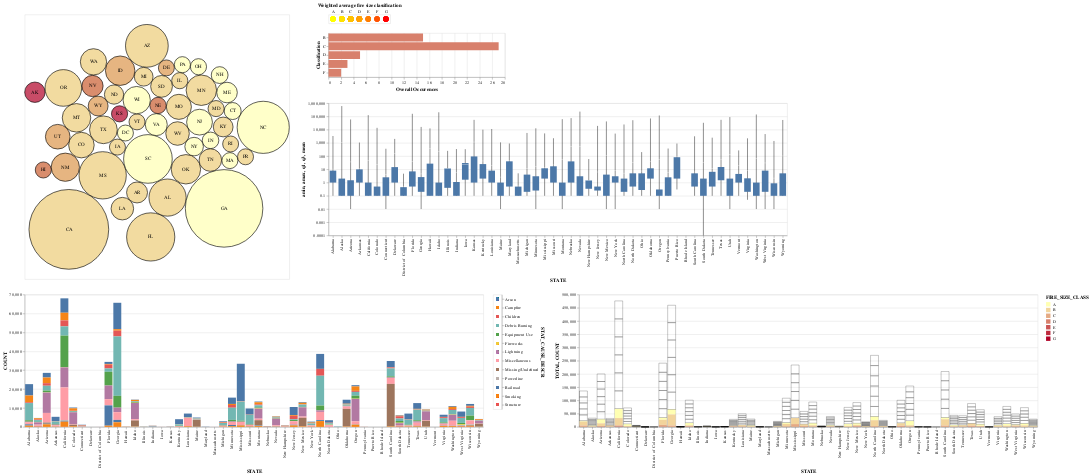

This figure's notebook cell:
### Code cell
color_range = "#ffffb2", "#b10026"
mid_color = interpolate_hex_codes(color_range[0], color_range[1], 0.5)

"""
Definition for Altair Representation of Area Schematized Cartogram
"""

decade_radio = alt.binding_radio(options=decades)
decade_select = alt.selection_single(fields=['DECADE'], bind=decade_radio, name="Decade Select", init={'DECADE': decades[0]})

state_selector = alt.selection_multi(fields=['STATE'])

""" CREATE AREA CARTOGRAM """

base = alt.Chart(working_data).encode(
  x = alt.X('CIRCLE_X', scale = alt.Scale(domain=[-1, 1]), axis=None),
  y = alt.Y('CIRCLE_Y', scale = alt.Scale(domain=[-1, 1]), axis=None),
).transform_filter(
    decade_select
)

tooltips = [
            alt.Tooltip('STATE', title="State"),
            alt.Tooltip('ABBV', title="Code"),
            alt.Tooltip('STATE_DECADE_FREQUENCY', title="Frequency"),
            alt.Tooltip('CATAGORY_LETTER', title="Weighted Fire Class"),
            ]

chart = base.mark_circle(stroke='black', strokeWidth=2).encode(
  color = alt.condition(state_selector, 'CATAGORY:Q', alt.value('lightgray'), legend=None, scale=alt.Scale(range=color_range)),
  size= alt.Size('CIRCLE_A', scale=alt.Scale(domain=[0, 4], range=[0, chart_size * chart_size]), legend=None),
  tooltip=tooltips
).properties(width=chart_size, height=chart_size)

text = base.mark_text().encode(
    text='ABBV',
    tooltip=tooltips
)
labeled_chart = ((chart + text)).add_selection(
      state_selector
).add_selection(
    decade_select
)

legend = alt.Chart(working_data).mark_circle(size=150).encode(
      x=alt.X(
          "CATAGORY_LETTER:N",
          axis=alt.Axis(domain=False, ticks=False, labelAngle=0, orient='top'),
          title="Weighted average fire size classification"
      ),

      color=alt.Color('CATAGORY:Q', legend=None, scale=alt.Scale(range=("#ffff00", "#ff0000")))
)

"""
Bar charts
"""

wav_bars = alt.Chart(working_data).mark_bar().encode(
    x=alt.X("count(CATAGORY_LETTER)", axis=alt.Axis(title='Overall Occurences')),
    y=alt.Y("CATAGORY_LETTER:N", axis=alt.Axis(title='Classification')),
    color=alt.Color('CATAGORY_LETTER', scale=alt.Scale(range=[mid_color, mid_color]), legend=None),
    tooltip=[alt.Tooltip('CATAGORY_LETTER', title="Class"), alt.Tooltip('count(CATAGORY_LETTER)', title="#")]
).transform_filter(
    decade_select
)

causes_count = len(cause_counts["STAT_CAUSE_DESCR"].unique())
causes_selection = alt.selection_multi(fields=['STAT_CAUSE_DESCR'])

causes_bars = alt.Chart(cause_counts).mark_bar().encode(
    x='STATE',
    y=alt.Y('COUNT'),
    color=alt.Color('STAT_CAUSE_DESCR', legend=None),
    tooltip=[alt.Tooltip('STATE', title="State"), alt.Tooltip('COUNT', title="#"), alt.Tooltip('STAT_CAUSE_DESCR', title="Cause")]
).transform_filter(
    decade_select
).transform_filter(
    state_selector
).transform_filter(
    causes_selection
).add_selection(
    state_selector
).add_selection(
    causes_selection
)

causes_legend = alt.Chart(cause_counts).mark_circle().encode(
    y=alt.Y('STAT_CAUSE_DESCR:N', axis=alt.Axis(orient='right')),
    color=alt.condition(causes_selection, alt.Color('STAT_CAUSE_DESCR:N', legend=None), alt.value('lightgray'))
).add_selection(
    causes_selection
)
causes_bars = causes_bars | causes_legend


fire_classifications_count = len(sizes_counts["FIRE_SIZE_CLASS"].unique())
sizes_bars = alt.Chart(sizes_counts).mark_bar().encode(
    x='STATE',
    y='COUNT',
    color=alt.Color('FIRE_SIZE_CLASS:O', scale=alt.Scale(range=[interpolate_hex_codes(color_range[0], color_range[1], i/(fire_classifications_count-1)) for i in range(fire_classifications_count)], type="ordinal")),
    tooltip=[alt.Tooltip('STATE', title="State"), alt.Tooltip('TOTAL', title="Total"),  alt.Tooltip('COUNT', title="#"), alt.Tooltip('FIRE_SIZE_CLASS', title="Class")]
).transform_filter(
    decade_select
).transform_filter(
    state_selector
).add_selection(
    state_selector
)

# Outlines are used here to aid readability
outlines = alt.Chart(sizes_counts).mark_bar(filled=False, color='black', strokeWidth=0.5).encode(
    x='STATE',
    y='TOTAL',
    #tooltip=[alt.Tooltip('STATE', title="State"), alt.Tooltip('TOTAL', title="Total"),  alt.Tooltip('COUNT', title="#"), alt.Tooltip('FIRE_SIZE_CLASS', title="Class")]
).transform_filter(
    decade_select
).transform_filter(
    state_selector
)

sizes_bars = outlines + sizes_bars

alt.data_transformers.disable_max_rows()
whiskers = alt.LayerChart(stats).encode(
    x='STATE',
    tooltip=['amin:Q', 'q1:Q', 'mean:Q', 'q3:Q', 'amax:Q']
).add_layers(
    alt.Chart().mark_rule().encode(y=alt.Y('amin:Q', scale=alt.Scale(type='log')), y2='amax:Q'),
    alt.Chart().mark_bar(width=15).encode(y='q1:Q', y2='q3:Q'),
    alt.Chart().mark_tick(color='white', width=15).encode(y='mean:Q'),
).transform_filter(
    decade_select
).transform_filter(
    state_selector
)

final_tool = ((labeled_chart | (legend & wav_bars & whiskers)) & alt.hconcat(causes_bars, sizes_bars, resolve = alt.Resolve(scale=alt.LegendResolveMap(color=alt.ResolveMode('independent')))))
final_tool

### Figure 1 — Vega-Lite specification as saved in the notebook (floating-point values rounded to 4 significant figures; data arrays with more than 128 entries replaced by an {"elided": "..."} marker saying what was removed)
{"config": {"view": {"continuousWidth": 400, "continuousHeight": 300}}, "vconcat": [{"hconcat": [{"layer": [{"mark": {"type": "circle", "stroke": "black", "strokeWidth": 2}, "encoding": {"color": {"condition": {"type": "quantitative", "field": "CATAGORY", "legend": null, "scale": {"range": ["#ffffb2", "#b10026"]}, "selection": "selector002"}, "value": "lightgray"}, "size": {"type": "quantitative", "field": "CIRCLE_A", "legend": null, "scale": {"domain": [0, 4], "range": [0, 360000]}}, "tooltip": [{"type": "nominal", "field": "STATE", "title": "State"}, {"type": "nominal", "field": "ABBV", "title": "Code"}, {"type": "quantitative", "field": "STATE_DECADE_FREQUENCY", "title": "Frequency"}, {"type": "nominal", "field": "CATAGORY_LETTER", "title": "Weighted Fire Class"}], "x": {"type": "quantitative", "axis": null, "field": "CIRCLE_X", "scale": {"domain": [-1, 1]}}, "y": {"type": "quantitative", "axis": null, "field": "CIRCLE_Y", "scale": {"domain": [-1, 1]}}}, "height": 600, "selection": {"selector002": {"type": "multi", "fields": ["STATE"]}, "Decade Select": {"type": "single", "fields": ["DECADE"], "bind": {"input": "radio", "options": ["1993-1999", "2000-2004", "2005-2009", "2010-2015", "2021 Predictions"]}, "init": {"DECADE": "1993-1999"}}}, "transform": [{"filter": {"selection": "Decade Select"}}], "width": 600}, {"mark": "text", "encoding": {"text": {"type": "nominal", "field": "ABBV"}, "tooltip": [{"type": "nominal", "field": "STATE", "title": "State"}, {"type": "nominal", "field": "ABBV", "title": "Code"}, {"type": "quantitative", "field": "STATE_DECADE_FREQUENCY", "title": "Frequency"}, {"type": "nominal", "field": "CATAGORY_LETTER", "title": "Weighted Fire Class"}], "x": {"type": "quantitative", "axis": null, "field": "CIRCLE_X", "scale": {"domain": [-1, 1]}}, "y": {"type": "quantitative", "axis": null, "field": "CIRCLE_Y", "scale": {"domain": [-1, 1]}}}, "transform": [{"filter": {"selection": "Decade Select"}}]}]}, {"vconcat": [{"mark": {"type": "circle", "size": 150}, "encoding": {"color": {"type": "quantitative", "field": "CATAGORY", "legend": null, "scale": {"range": ["#ffff00", "#ff0000"]}}, "x": {"type": "nominal", "axis": {"domain": false, "labelAngle": 0, "orient": "top", "ticks": false}, "field": "CATAGORY_LETTER", "title": "Weighted average fire size classification"}}}, {"mark": "bar", "encoding": {"color": {"type": "nominal", "field": "CATAGORY_LETTER", "legend": null, "scale": {"range": ["#d8806c", "#d8806c"]}}, "tooltip": [{"type": "nominal", "field": "CATAGORY_LETTER", "title": "Class"}, {"type": "nominal", "aggregate": "count", "field": "CATAGORY_LETTER", "title": "#"}], "x": {"type": "nominal", "aggregate": "count", "axis": {"title": "Overall Occurences"}, "field": "CATAGORY_LETTER"}, "y": {"type": "nominal", "axis": {"title": "Classification"}, "field": "CATAGORY_LETTER"}}, "transform": [{"filter": {"selection": "Decade Select"}}]}, {"layer": [{"mark": "rule", "encoding": {"y": {"type": "quantitative", "field": "amin", "scale": {"type": "log"}}, "y2": {"field": "amax"}}}, {"mark": {"type": "bar", "width": 15}, "encoding": {"y": {"type": "quantitative", "field": "q1"}, "y2": {"field": "q3"}}}, {"mark": {"type": "tick", "color": "white", "width": 15}, "encoding": {"y": {"type": "quantitative", "field": "mean"}}}], "data": {"name": "data-da521132191433904459be41456ffaad"}, "encoding": {"tooltip": [{"type": "quantitative", "field": "amin"}, {"type": "quantitative", "field": "q1"}, {"type": "quantitative", "field": "mean"}, {"type": "quantitative", "field": "q3"}, {"type": "quantitative", "field": "amax"}], "x": {"type": "nominal", "field": "STATE"}}, "transform": [{"filter": {"selection": "Decade Select"}}, {"filter": {"selection": "selector002"}}]}]}], "data": {"name": "data-7151dc2214fd93f77ad9d8ad1c034ead"}}, {"hconcat": [{"hconcat": [{"mark": "bar", "encoding": {"color": {"type": "nominal", "field": "STAT_CAUSE_DESCR", "legend": null}, "tooltip": [{"type": "nominal", "field": "STATE", "title": "State"}, {"type": "quantitative", "field": "COUNT", "title": "#"}, {"type": "nominal", "field": "STAT_CAUSE_DESCR", "title": "Cause"}], "x": {"type": "nominal", "field": "STATE"}, "y": {"type": "quantitative", "field": "COUNT"}}, "selection": {"selector002": {"type": "multi", "fields": ["STATE"]}, "selector003": {"type": "multi", "fields": ["STAT_CAUSE_DESCR"]}}, "transform": [{"filter": {"selection": "Decade Select"}}, {"filter": {"selection": "selector002"}}, {"filter": {"selection": "selector003"}}]}, {"mark": "circle", "encoding": {"color": {"condition": {"type": "nominal", "field": "STAT_CAUSE_DESCR", "legend": null, "selection": "selector003"}, "value": "lightgray"}, "y": {"type": "nominal", "axis": {"orient": "right"}, "field": "STAT_CAUSE_DESCR"}}, "selection": {"selector003": {"type": "multi", "fields": ["STAT_CAUSE_DESCR"]}}}], "data": {"name": "data-37601477ed627ef09e86188a1f8ea1ff"}}, {"layer": [{"mark": {"type": "bar", "color": "black", "filled": false, "strokeWidth": 0.5}, "encoding": {"x": {"type": "nominal", "field": "STATE"}, "y": {"type": "quantitative", "field": "TOTAL"}}, "transform": [{"filter": {"selection": "Decade Select"}}, {"filter": {"selection": "selector002"}}]}, {"mark": "bar", "encoding": {"color": {"type": "ordinal", "field": "FIRE_SIZE_CLASS", "scale": {"range": ["#ffffb2", "#f2d49b", "#e5aa83", "#d8806c", "#cb5555", "#be2a3d", "#b10026"], "type": "ordinal"}}, "tooltip": [{"type": "nominal", "field": "STATE", "title": "State"}, {"type": "quantitative", "field": "TOTAL", "title": "Total"}, {"type": "quantitative", "field": "COUNT", "title": "#"}, {"type": "nominal", "field": "FIRE_SIZE_CLASS", "title": "Class"}], "x": {"type": "nominal", "field": "STATE"}, "y": {"type": "quantitative", "field": "COUNT"}}, "selection": {"selector002": {"type": "multi", "fields": ["STATE"]}}, "transform": [{"filter": {"selection": "Decade Select"}}, {"filter": {"selection": "selector002"}}]}], "data": {"name": "data-e821b131983533425e8fd8787c1ee475"}}], "resolve": {"scale": {"color": "independent"}}}], "$schema": "https://vega.github.io/schema/vega-lite/v4.8.1.json", "datasets": {"data-7151dc2214fd93f77ad9d8ad1c034ead": {"elided": "257 records"}, "data-da521132191433904459be41456ffaad": {"elided": "207 records"}, "data-37601477ed627ef09e86188a1f8ea1ff": {"elided": "2333 records"}, "data-e821b131983533425e8fd8787c1ee475": {"elided": "1265 records"}}}
